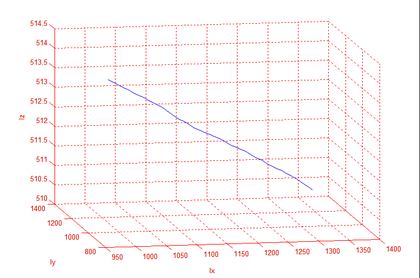
%> input picture match2013/math_modeling_match_2013_InChina/befor_correct/lx-ly-lz.bmp, 420 x 278 px, shrunk from 778 x 515 before the run
$ octave --eval "result = main('match2013/math_modeling_match_2013_InChina/befor_correct/lx-ly-lz.bmp');"   (GNU Octave 9; MATLAB toolbox functions it lacks are replaced by stand-ins)
%> lines starting %> are read from the running program, lines starting %| are printed output that depends on the picture
% ant colony self-organization algorithm

% step1: graylization of images

% step2: load each image, cut each of them into some patches, with same
% dividing strategy: 10*10 , from left to right, from top to bottom
% (dividing parameter is TBD, temporarily give 10)
% for horizontal/vertical dividing,

% w_a=width%10;w_b=width/10;
% h_a=height%10;h_b=height/10;

% the extra is left to right bottom patch, since its size is less than
% 10*10, it won't influence the whole clustering efficiency.

% step3: After turning each of input images into a 10*10 sub-patch matrix,
% draw its grid, that would be 9*9 grid (abandon its outline), for each
% grid cross point, give it a vector weight:
% Cross(i,j)=(A-B,B-C,C-D,D-A)/Mean{A,B,C,D}
% or write in such form:

% A=Mean(Patch(i,j));
% B=Mean(Patch(i+1,j));
% C=Mean(Patch(i+1,j+1));
% D=Mean(Patch(i,j+1));
% MP(i,j)=(A+B+C+D)/4;

% Vecotr:DP(i,j)=(A-B,B-C,C-D,D-A);
% Weight of cross point (i,j) is:
% W(i,j)=DP(i,j)/MP(i,j);

% Initial Step: for each 4-route-cross-point, put an ant there;

% Updating Loop: for each ant, search around to find steady point

% ALGORITHM CONVERGENCE SECURITY:
% Each time finding a even steady point, push it into the lamp,
% compare it with the current surrounding points, if better choice is
% found,then choose to go there, else stop. this ant is labeled as DEAD.

% only alive ants are able to move and will get chances to choose
% neighbors. Thus, the time-complexity of this algorithm is unpredictable,
% while we could get the worst situation:running for 9*9*9*9*4=26244 times.
% for if we make 9 to be an active argument as N, this argument's
% increasement will help build a even more accurate model, since more ants
% could searching for featured steady points or paths.
% so in the worst situation, time-complexity is O(N^4). There could be ways
% to deduct the time-complexity of this algorithm in the later study.

% MOVE CONDITION:
% if vector:w0=weight of ant(i,j), wi{i=1,2,3,4}=weight of surrounding
% points; They are satisfied with:
% distance(i,j)=min{||w0-wi|| | i=1,2,3,4} && distance(i,j)<last_distance
% then the ant will choose to move to new place that is nearest, and update
% the min distance to last_distance table.

% Repeat the MOVE STEP UNTIL:
% ENDING CONDITION:1.set max iteration times.2.until the whole moving
% stopped.Which means all ants are dead.
% When N is not very big number, we choose condition 2 to naturally end
% running, but if N is too big, we should choose the alternative.


function map=main(str)

% load image:
im=imread(str);
%> im is the input picture: size 278x420x3 uint8; mean R, G, B 254.2, 247.7, 247.9
% graylization
img=rgb2gray(im);
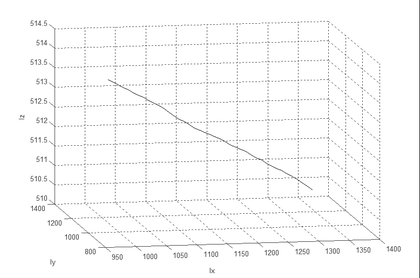
%> img: size 278x420 uint8; min 84, max 255, mean 249.6
% cut it into patches:
[w,h]=size(img);
%> w = 278; h = 420
a=floor(w/10);
%> a = 27
b=floor(h/10);
%> b = 42
if a<1||b<1
    display('image is too small in size to do experiment!');
    return;
end

% build patch table
table=zeros(10,10);
for i=1:10
    for j=1:10
        patch=img(a*(i-1)+1:a*i,b*(j-1)+1:b*j);
        table(i,j)=sum(sum(patch))/(a*b);
    end
end

% build gird (to avoid outline exceeding, our net is greater than it should
% be)
% there should be label to show if the node is taken by ants(taken=1,2,...)
grid=cell(11,11);
for i=1:11
    for j=1:11
        % patches calculating
        if i>1&&i<11&&j>1&&j<11
            A=table(i-1,j-1);
            B=table(i,j-1);
            C=table(i,j);
            D=table(i-1,j);
            diff=[A-B,B-C,C-D,D-A];
            M=mean([A,B,C,D]);
            if M==0
                grid{i,j}.weight=[0,0,0,0];
            else
                diff=diff/M;
                grid{i,j}.weight=diff;
            end
            % mark those places will be taken by an ant
            grid{i,j}.taken=1;
        else
            grid{i,j}.weight=[1000,1000,1000,1000];
            % those places won't be taken by ant colony
            grid{i,j}.taken=0;
        end
    end
end
%> after the loop, A = 245.4; B = 249.1; C = 247.1; D = 249.7; M = 247.8; diff = [-0.0148 0.00817 -0.0108 0.0174]; grid = 121 items

% put ant colony to the grid
ants=cell(9,9);
% ants have last-move-distance, current x,y attributes
% initial each ant
for i=1:9
    for j=1:9
        a=[];
        a.x=i+1;
        a.y=j+1;
        % set the inital ant a very huge number in case it doesn't move
        a.last=1e10;
        a.alive=1;
        ants{i,j}=a;
    end
end
%> after the loop, a = {x 10, y 10, last 10000000000, alive 1}; ants = 81 items


% running process
allDead=0;
while allDead==0
    allDead=1;
    for i=1:9
        for j=1:9
            % update alive ants:
            if ants{i,j}.alive==1
                % find one alive meaning not all dead, loop goes on
                allDead=0;

                % for each ant, search around to find nearest node
                px=ants{i,j}.x;
                py=ants{i,j}.y;
                plast=ants{i,j}.last;

                % get neighbors:
                nb=cell(4,1);
                nbd=zeros(4,1);

                % current position
                pnode=grid{px,py};

                % left
                nb{1}=grid{px-1,py};
                nb{1}.x=px-1;
                nb{1}.y=py;
                nbd(1)=norm(nb{1}.weight-pnode.weight);
                % up
                nb{2}=grid{px,py-1};
                nb{2}.x=px;
                nb{2}.y=py-1;
                nbd(2)=norm(nb{2}.weight-pnode.weight);
                % right
                nb{3}=grid{px+1,py};
                nb{3}.x=px+1;
                nb{3}.y=py;
                nbd(3)=norm(nb{3}.weight-pnode.weight);
                % down
                nb{4}=grid{px,py+1};
                nb{4}.x=px;
                nb{4}.y=py+1;
                nbd(4)=norm(nb{4}.weight-pnode.weight);

                % calculate distances to find the nearest one
                [mindist,mini]=min(nbd);
                % if get closer home, move to it
                if mindist<plast
                    % update ants:
                    nx=nb{mini}.x;
                    ny=nb{mini}.y;
                    ants{i,j}.x=nx;
                    ants{i,j}.y=ny;
                    ants{i,j}.last=mindist;

                    % update grid:
                    grid{px,py}.taken=grid{px,py}.taken-1;
                    grid{nx,ny}.taken=grid{nx,ny}.taken+1;

                % else label it dead
                else
                    ants{i,j}.alive=0;
                end
            end
        end
    end
end
%> after the loop, mindist = 0.00113; mini = 4; nb = 4 items; nbd = [0.0109; 0.0037; 0.00601; 0.00113]; nx = 7; ny = 9; plast = 0.00113; pnode = {weight [0.000539 -0.00442 -0.000323 0.0042], taken 4}; px = 7; py = 9

% draw the result in a map
map=zeros(9,9);
for i=1:9
    for j=1:9
        map(i,j)=grid{i+1,j+1}.taken;
    end
end
%> after the loop, map = [0 1 2 0 0 3 1 3 0; 0 1 1 0 3 4 1 1 0; 0 1 1 0 1 0 0 0 0; 0 2 1 0 0 0 2 2 1; 4 1 1 0 0 0 1 3 2; 4 4 1 0 0 0 0 4 6; 0 0 2 2 0 0 0 0 0; 0 0 2 0 0 0 1 5 0; 0 0 3 2 1 0 0 0 0]
%> `result = main('match2013/math_modeling_match_2013_InChina/befor_correc..`: result has the same summary as map in main
